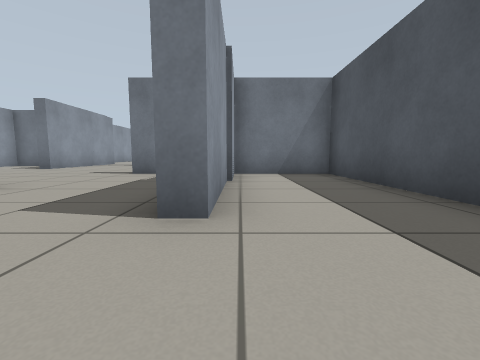
view 1 (above)

23 first-person views from a walk through a robot-simulator world made for Gazebo. The camera is 0.5 m above the floor, tilts 6° down and sees 90° across. The floor is counted in squares, 1 m on a side. Each view is taken from the middle of a square. On the plan, view 1 faces up. The plan holds only what a view shows up to about 9 squares ahead; the rest is blank.

view 2
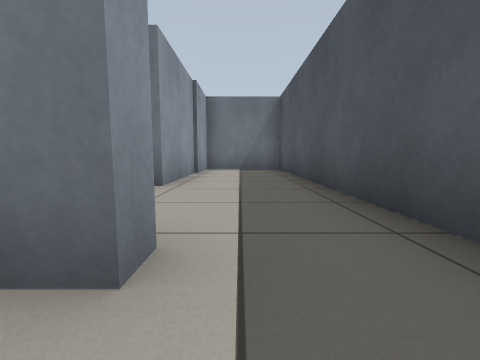

view 3
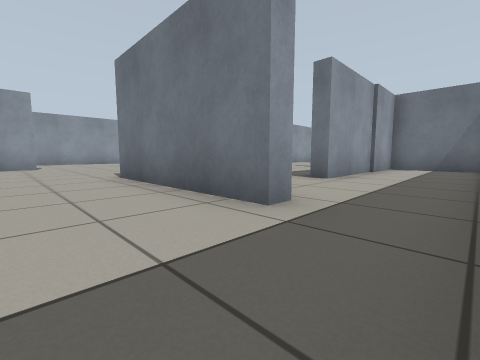

view 4
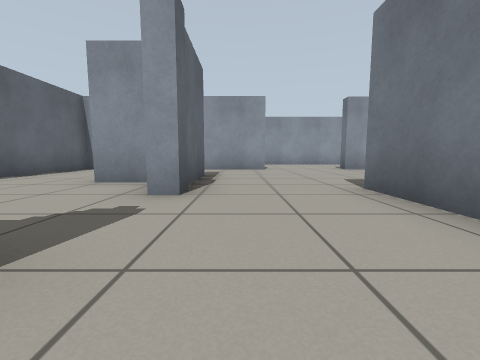

view 5
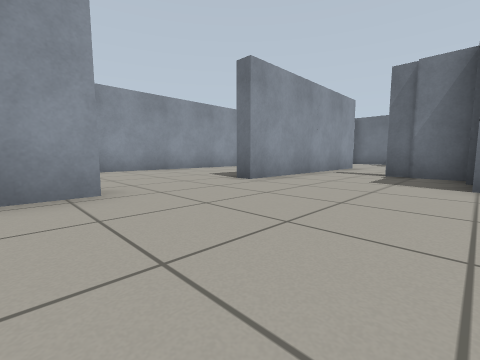

view 6
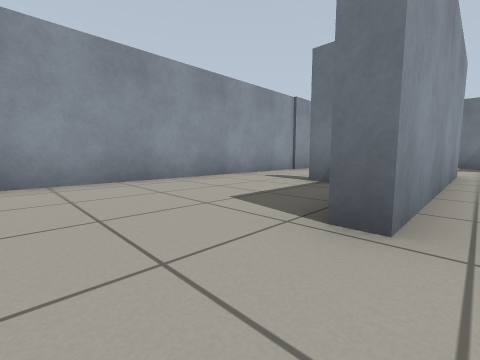

view 7
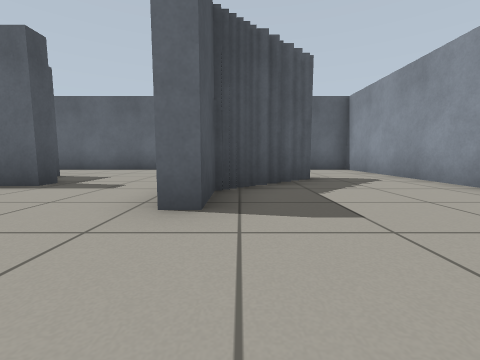

view 8
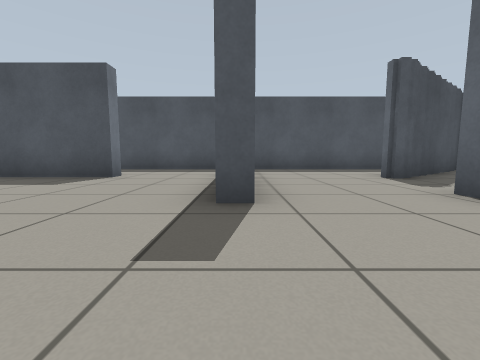

view 9
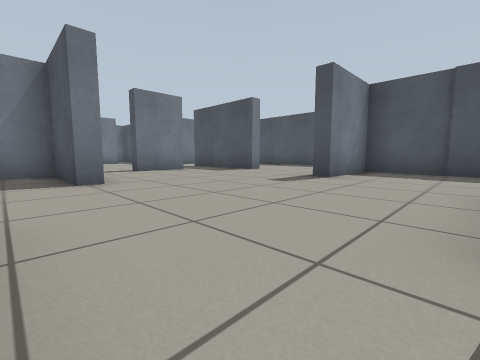

view 10
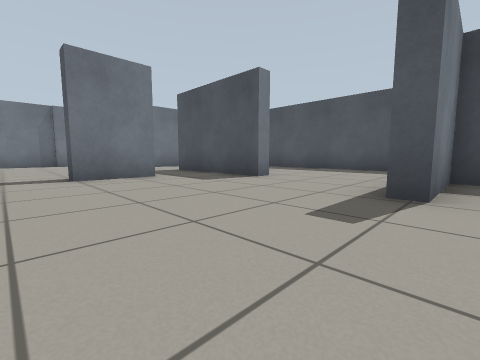

view 11
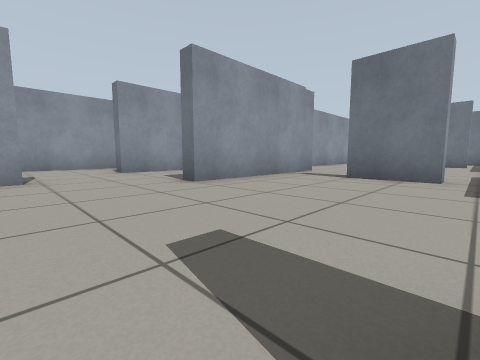

view 12
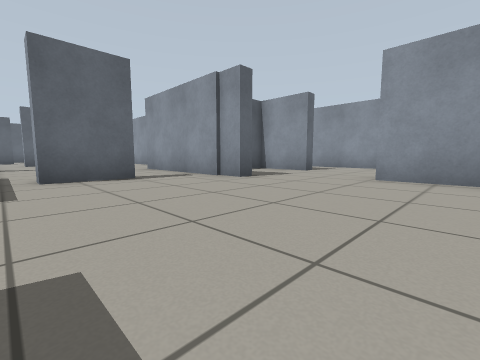

view 13
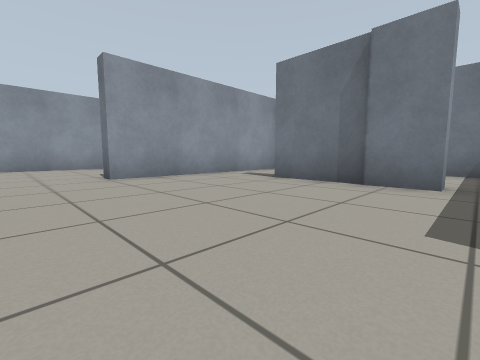

view 14
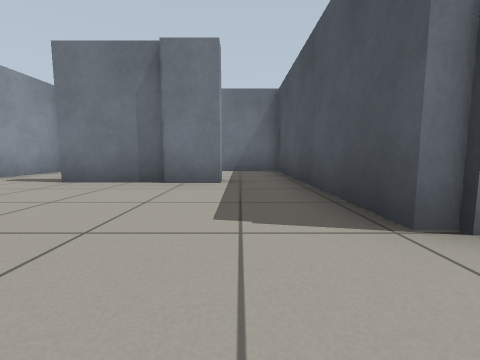

view 15
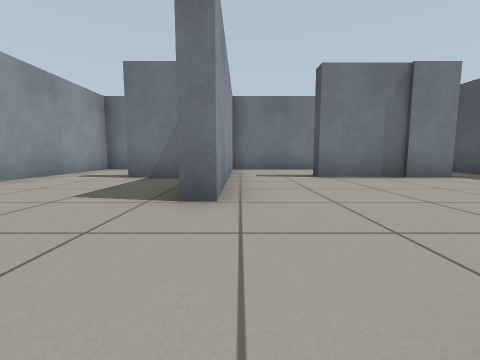

view 16
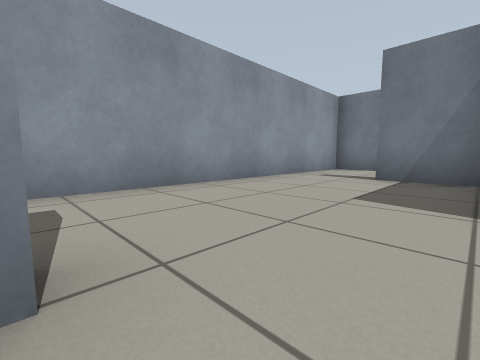

view 17
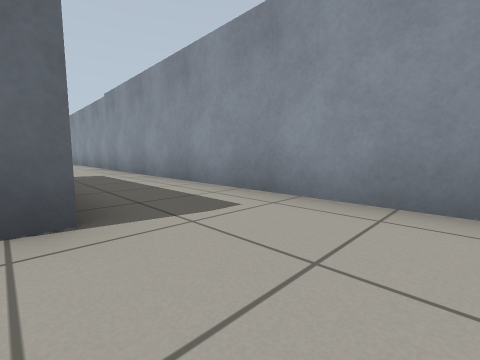

view 18
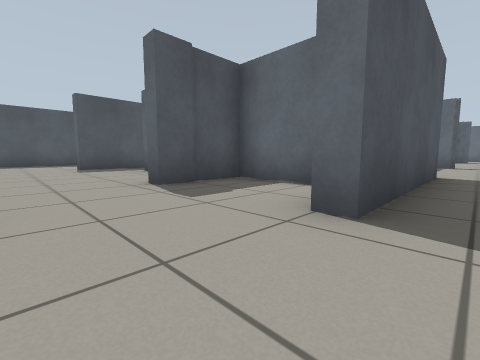

view 19
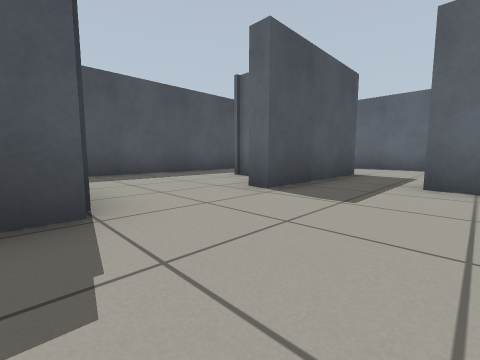

view 20
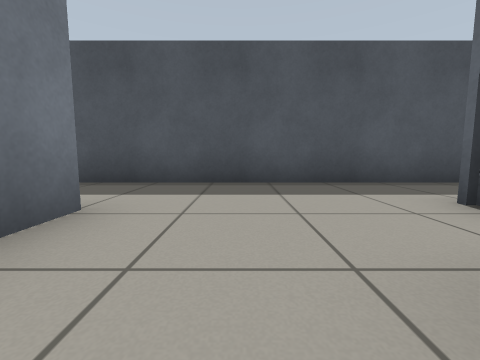

view 21
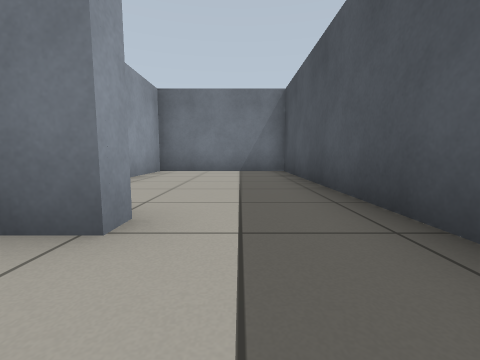

view 22
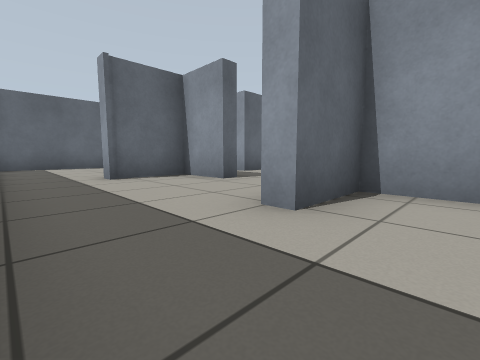

view 23
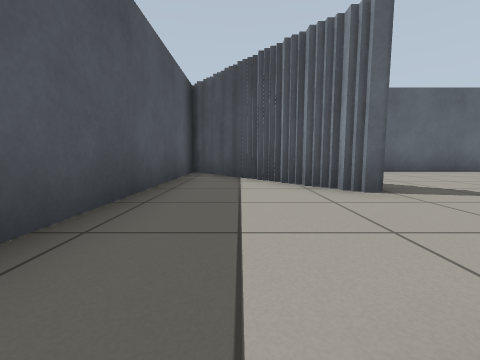

### Floor plan
Points are (right, up) in squares from view 1. A wall is a line through its corners. A room is listed if a view was taken in it or the views show most of it. See-through windows are left out.
Room 1 (view 1)
walls: (2.4, -0.5) (2.4, 6.4) (-0.2, 6.4) (-0.2, 1.8)
ways out: opening at (-1, 0.5) to room 2; opening at (1.5, -1) to room 2
Room 2 (views 2, 3, 4, 5, 6, 7, 8, 9, 10, 11, 23)
walls: (-5.4, 3.3) (-6.1, 3.3); (-8.2, 2.5) (-8.2, 0.7) (-8.8, 0.7); (-5.8, -4.2) (-5.8, -3.8) (-3.9, -3.8); (-0.2, 1.8) (-0.6, 1.8) (-0.6, 6.4) (-2.8, 6.4) (-2.8, 6.8) (2, 6.8); (0.6, -0.6) (0.6, -1.1) (-3.6, -1.1) (-3.6, -0.8); (-8.2, 6.4) (-8.2, 4.4); (-12.5, -3.6) (-12.5, -8.2) (-11.4, -8.2); (-8.2, -8.2) (-2.8, -8.2); (2.4, -6.5) (2.4, -0.5); (-1.2, 9.6) (-1.8, 9.6) (-1.8, 11.6); (-12.5, 7.4) (-12.5, -1.1); (2.4, 7.9) (2.4, 10.4); (-6.7, 11.2) (-6.7, 8.5) (-7.1, 8.5) (-7.1, 10.7) (-8.6, 10.7); (-9.9, 10.4) (-9.9, 8.4) (-10.4, 8.4); (-3.5, 11.8) (-3.5, 11.3) (-5, 11.3)
ways out: opening at (-1, 0.5) to room 1; opening at (1.5, -1) to room 1; opening at (-11.5, 8.5) to room 3; opening at (-6, 11) to room 3; opening at (-3, 12) to room 3; opening at (1.5, 11) to room 4
objects: grey box (-11, -5); grey post (-10, -4); grey box (-10, -3); grey box (-10, 3); grey box (-10, 4); grey box (-9, -4); grey post (-9, -3); grey box (-9, -2); grey box (-9, 3); grey box (-9, 4); grey box (-8, -4); grey post (-6, 4); grey box (-5, -5); grey box (-5, 2); grey box (-5, 3); grey post (-3, -4); grey post (-2, -5); grey post (-2, -4); grey post (-1, -6); grey box (-1, -5); grey post (0, -7); grey box (0, -6); grey post (0, -5); grey post (0, -4); grey post (1, -8); grey box (1, -7); grey post (1, -6); grey post (1, -5); grey post (2, -8); grey post (2, -7); grey post (2, -6)
Room 3 (views 12, 13, 14, 15, 16, 17, 18, 19, 20)
walls: (-8.2, 18.4) (-8.2, 15.4) (-8.8, 15.4); (-8.9, 18.4) (-10.5, 18.4); (-5, 11.3) (-5, 11.8) (-3.5, 11.8); (-4.6, 18.4) (-6.2, 18.4); (-1.8, 15.4) (-1.8, 18.4); (-10.4, 8.4) (-10.4, 13.1) (-9.9, 13.1) (-9.9, 11.1) (-7.1, 11.1); (-1.8, 11.6) (-1.8, 13.1) (-1.5, 13.1); (-11.2, 21.4) (-12.5, 21.4) (-12.5, 7.4)
ways out: opening at (-11.5, 8.5) to room 2; opening at (-6, 11) to room 2; opening at (-3, 12) to room 2; opening at (-2, 14.5) to room 4; opening at (-3.5, 19) to room 6; opening at (-7.5, 19) to room 7
objects: grey box (-7, 12); grey box (-7, 13); grey box (-4, 18) to (-4, 19)
Room 4 (view 21)
walls: (-1.5, 13.1) (-1.5, 11.8) (0.4, 11.8); (0.2, 15.4) (-1.8, 15.4); (2.4, 10.4) (2.4, 15.4)
ways out: opening at (1.5, 11) to room 2; opening at (-2, 14.5) to room 3; opening at (1.5, 16) to room 5
objects: grey box (0, 12)
Room 5 (view 22)
walls: (-1.5, 17.1) (-1.5, 15.9) (0.2, 15.9) (0.2, 15.4); (2.4, 15.4) (2.4, 21.4) (-1.5, 21.4) (-1.5, 19.2)
ways out: opening at (1.5, 16) to room 4
Room 6 (no view inside)
walls: (-5.4, 21.4) (-6.6, 21.4); (-1.8, 18.4) (-1.8, 21.4) (-3.6, 21.4)
ways out: opening at (-3.5, 19) to room 3; opening at (-5.5, 20) to room 7
Room 7 (no view inside)
walls: (-6.6, 21.4) (-8.2, 21.4) (-8.2, 18.4); (-6.2, 18.4) (-6.2, 18.8)
ways out: opening at (-7.5, 19) to room 3; opening at (-5.5, 20) to room 6

Positions as (right, up) in squares from view 1, and headings:
1: (0, 0), facing up
2: (1, -2), facing up
3: (2, -3), facing up-left
4: (0, -3), facing left
5: (-5, -3), facing up-left
6: (-8, -1), facing up-left
7: (-9, 0), facing down
8: (-6, -1), facing right
9: (-8, 4), facing up-right
10: (-6, 6), facing up-right
11: (-3, 6), facing up-left
12: (-3, 17), facing down-left
13: (-3, 14), facing up-left
14: (-3, 14), facing up
15: (-8, 13), facing up
16: (-9, 13), facing up-left
17: (-10, 15), facing down-left
18: (-11, 15), facing down-right
19: (-4, 16), facing down-right
20: (-2, 14), facing right
21: (1, 14), facing up
22: (2, 17), facing down-left
23: (1, -1), facing down
